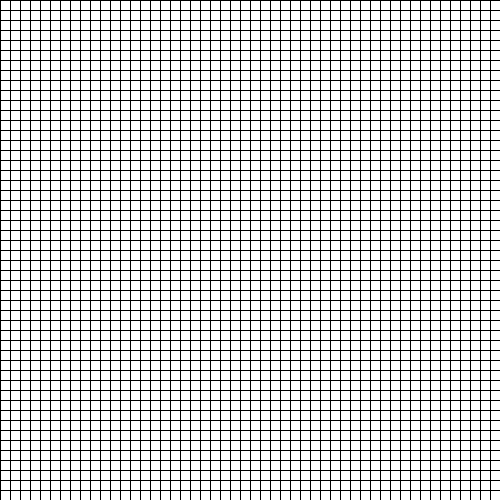
Frame 1 (no input)
Frame 60 (the mouse pressed at the canvas centre just before this capture): identical to frame 1, image omitted
Frame 120 (the mouse held since frame 60 and released just before this capture): identical to frame 1, image omitted

The Processing sketch that drew this single still picture (run headless with seeded random() and noise(); from frame 60 on, the mouse is pressed at the canvas centre):

// Processing sketch: ej12a_grilla
// ── ej12a_grilla.pde

// EJERCICIO EN CLASE #1
// Armar una fila (horizontal) de 10 cuadrados con un ciclo for

// EJERCICIO EN CLASE #2
// Armar una columna (vertical) de 10 cuadrados con un ciclo for

// EJERCICIO EN CLASE #3
// Armar una grilla de 10x10 cuadrados combinando los ejercicios anteriores

// Si lo resolvieron, poner RESUELTO en el chat :)
// Si tienen duda, abran el microfóno y pregunten!


float tam;
int c;  //cantidad

void setup(){
  size( 500, 500 );
  
  c = 50;           //cantidad de cuadrados por fila
  tam = width / c;  //tamaño se ajusta a la cantidad de iteraciones = cantidad de cuadrados
}

void draw(){
  //ejercicio 1
  //for( int i = 0 ; i < 10 ; i ++ ){
  //  rect( 0, i*50, 50, 50 );
  //}
  
  //ejercicio 2
  //for( int i = 0 ; i < 10 ; i ++ ){
  //  rect( i*50, 0, 50, 50 );
  //}
  
  //ejercicio 3: FOR ANIDADO
  for( int x = 0 ; x < c ; x++ ){
    for( int y = 0 ; y < c ; y++ ){
      rect( x*tam, y*tam, tam, tam );
    }
  }
  
  //tam = map(mouseX, 0, width, 100, 10 );
  
}
